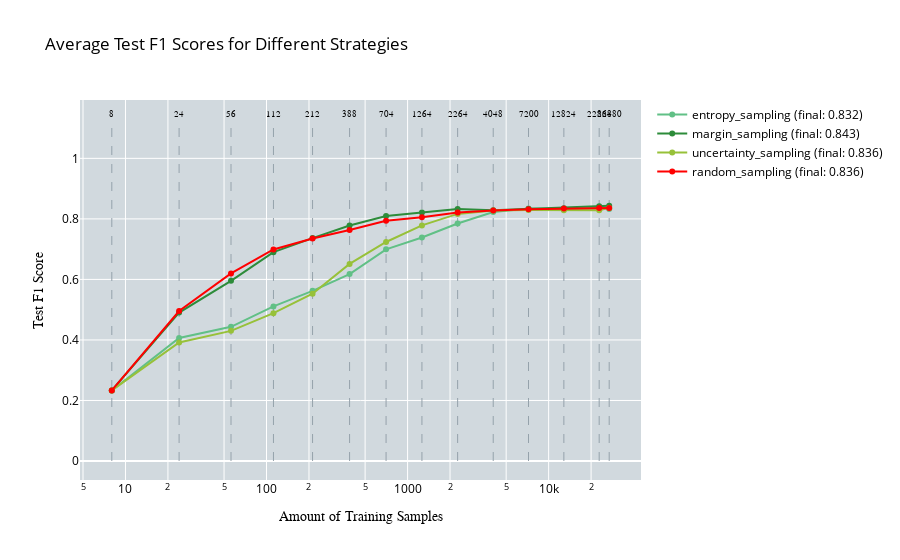

Notebook source saved alongside this figure:
### Code cell
import pickle
import numpy as np
import os
import plotly.graph_objects as go

def read_and_average_test_f1(root_folder, run_folders, filename_template, file_indices):
    """
    Reads pickle files for a specific strategy, extracts test F1 scores, and computes their average across runs.
    """
    performance_test_data_all = []

    for run_folder, file_index in zip(run_folders, file_indices):
        pickle_filename = filename_template.format(file_index)  # Dynamically generate filenames
        pickle_path = os.path.join(root_folder, run_folder, pickle_filename)
        
        print(f"Loading pickle file: {pickle_path}")
        with open(pickle_path, 'rb') as pickle_file:
            results = pickle.load(pickle_file)
            performance_test_data_all.append(results["test_f1_scores_micro"])

    # Calculate the average test F1 score across runs
    average_test_f1 = np.mean(performance_test_data_all, axis=0)
    return average_test_f1

def plot_all_test_performance(no_of_samples, performances, strategies, title, x_axes, y_axes):
    """
    Plots the average test F1 scores of multiple strategies on a single graph.
    """
    fig = go.Figure()
    fig.update_layout(plot_bgcolor='rgb(209, 217, 222)')

    # Add dashed lines for sample numbers and text labels on top of the graph
    samples_text = [str(f) for f in no_of_samples]
    for line, label in zip(no_of_samples, samples_text):
        fig.add_trace(go.Scatter(
            x=[line, line],
            y=[0, 1.12],
            mode='lines',
            line=dict(dash='dash', color='rgb(149, 162, 171)', width=1),
            showlegend=False
        ))

        fig.add_trace(go.Scatter(
            x=[line],
            y=[1.13],
            mode='text',
            marker=dict(size=0),
            text=[label],
            textposition='top center',
            showlegend=False,
            textfont=dict(family='Arial', color='black', size=8.5)
        ))

    # Define the color palette, with random sampling in red and other strategies in different shades of green
    colors = [
              'rgb(97, 192, 134)',
              'rgb(45, 140, 58)',
              'rgb(151, 193, 57)',
              'rgb(255, 0, 0)'# Red for random sampling
              ]   

    # Add traces for each strategy
    for idx, (performance, strategy) in enumerate(zip(performances, strategies)):
        # Ensure random sampling is always red (the first strategy in the list)
        color = colors[strategies.index(strategy)]
        fig.add_trace(go.Scatter(
            x=no_of_samples,
            y=performance,
            name=f"{strategy} (final: {performance[-1]:.3f})",
            marker=dict(color=color),
            textfont=dict(family="Arial", size=11),
            line=dict(width=2)
        ))

    fig.update_layout(
        title_text=str(title),
        legend=dict(font=dict(color='black')),
        title_font_color='black'
    )

    # Set the x-axis to be on a log scale
    fig.update_xaxes(
        title_text=str(x_axes),
        title_font=dict(color="black", family="Arial"),
        tickfont_color='black',
        type="log"
    )

    # Update y-axis for test F1 score
    fig.update_yaxes(
        title_text=str(y_axes),
        title_font=dict(color="black", family="Arial"),
        tickfont_color='black'
    )

    fig.show()

# Define file paths and folders for each strategy
strategies = ['entropy_sampling', 'margin_sampling', 'uncertainty_sampling', 'random_sampling']
root_folders = {
    'entropy_sampling': "/home/woody/iwfa/iwfa044h/CleanLab_Test/ActiveLearningApproaches/EOD/DInoS/multiclass/AL/ES",
    'margin_sampling': "/home/woody/iwfa/iwfa044h/CleanLab_Test/ActiveLearningApproaches/EOD/DInoS/multiclass/AL/MS",
    'uncertainty_sampling': "/home/woody/iwfa/iwfa044h/CleanLab_Test/ActiveLearningApproaches/EOD/DInoS/multiclass/AL/US",
    'random_sampling': "/home/woody/iwfa/iwfa044h/CleanLab_Test/ActiveLearningApproaches/EOD/DInoS/multiclass/RS"
}
run_folders = [f"run{i}" for i in range(1, 11)]
file_indices = list(range(42, 52))  # Updated file indices to range from 42 to 51

# Template for filenames for each strategy
filename_templates = {
    'entropy_sampling': "AL_entropy_sampling_results_for_multiclass_classification_s{}.pickle",
    'margin_sampling': "AL_margin_sampling_results_for_multiclass_classification_s{}.pickle",
    'uncertainty_sampling': "AL_uncertainty_sampling_results_for_multiclass_classification_s{}.pickle",
    'random_sampling': "random_sampling_results_for_multiclass_classification_s{}.pickle"
}

# Sample counts
no_of_samples = [8, 24, 56, 112, 212, 388, 704, 1264, 2264, 4048, 7200, 12824, 22824, 26880]

# Calculate averages for each strategy
performances = []
for strategy in strategies:
    average_f1 = read_and_average_test_f1(
        root_folder=root_folders[strategy],
        run_folders=run_folders,
        filename_template=filename_templates[strategy],
        file_indices=file_indices
    )
    performances.append(average_f1)

# Plot the results
plot_all_test_performance(
    no_of_samples, 
    performances, 
    strategies, 
    title="Average Test F1 Scores for Different Strategies",
    x_axes="Amount of Training Samples",
    y_axes="Test F1 Score"
)

### Figure 1 — Plotly figure (JSON) as saved in the notebook; plotly's stock layout.template omitted (floating-point values rounded to 4 significant figures)
{"data": [{"line": {"color": "rgb(149, 162, 171)", "dash": "dash", "width": 1}, "mode": "lines", "showlegend": false, "type": "scatter", "x": [8, 8], "y": [0, 1.12]}, {"marker": {"size": 0}, "mode": "text", "showlegend": false, "text": ["8"], "textfont": {"color": "black", "family": "Arial", "size": 8.5}, "textposition": "top center", "type": "scatter", "x": [8], "y": [1.13]}, {"line": {"color": "rgb(149, 162, 171)", "dash": "dash", "width": 1}, "mode": "lines", "showlegend": false, "type": "scatter", "x": [24, 24], "y": [0, 1.12]}, {"marker": {"size": 0}, "mode": "text", "showlegend": false, "text": ["24"], "textfont": {"color": "black", "family": "Arial", "size": 8.5}, "textposition": "top center", "type": "scatter", "x": [24], "y": [1.13]}, {"line": {"color": "rgb(149, 162, 171)", "dash": "dash", "width": 1}, "mode": "lines", "showlegend": false, "type": "scatter", "x": [56, 56], "y": [0, 1.12]}, {"marker": {"size": 0}, "mode": "text", "showlegend": false, "text": ["56"], "textfont": {"color": "black", "family": "Arial", "size": 8.5}, "textposition": "top center", "type": "scatter", "x": [56], "y": [1.13]}, {"line": {"color": "rgb(149, 162, 171)", "dash": "dash", "width": 1}, "mode": "lines", "showlegend": false, "type": "scatter", "x": [112, 112], "y": [0, 1.12]}, {"marker": {"size": 0}, "mode": "text", "showlegend": false, "text": ["112"], "textfont": {"color": "black", "family": "Arial", "size": 8.5}, "textposition": "top center", "type": "scatter", "x": [112], "y": [1.13]}, {"line": {"color": "rgb(149, 162, 171)", "dash": "dash", "width": 1}, "mode": "lines", "showlegend": false, "type": "scatter", "x": [212, 212], "y": [0, 1.12]}, {"marker": {"size": 0}, "mode": "text", "showlegend": false, "text": ["212"], "textfont": {"color": "black", "family": "Arial", "size": 8.5}, "textposition": "top center", "type": "scatter", "x": [212], "y": [1.13]}, {"line": {"color": "rgb(149, 162, 171)", "dash": "dash", "width": 1}, "mode": "lines", "showlegend": false, "type": "scatter", "x": [388, 388], "y": [0, 1.12]}, {"marker": {"size": 0}, "mode": "text", "showlegend": false, "text": ["388"], "textfont": {"color": "black", "family": "Arial", "size": 8.5}, "textposition": "top center", "type": "scatter", "x": [388], "y": [1.13]}, {"line": {"color": "rgb(149, 162, 171)", "dash": "dash", "width": 1}, "mode": "lines", "showlegend": false, "type": "scatter", "x": [704, 704], "y": [0, 1.12]}, {"marker": {"size": 0}, "mode": "text", "showlegend": false, "text": ["704"], "textfont": {"color": "black", "family": "Arial", "size": 8.5}, "textposition": "top center", "type": "scatter", "x": [704], "y": [1.13]}, {"line": {"color": "rgb(149, 162, 171)", "dash": "dash", "width": 1}, "mode": "lines", "showlegend": false, "type": "scatter", "x": [1264, 1264], "y": [0, 1.12]}, {"marker": {"size": 0}, "mode": "text", "showlegend": false, "text": ["1264"], "textfont": {"color": "black", "family": "Arial", "size": 8.5}, "textposition": "top center", "type": "scatter", "x": [1264], "y": [1.13]}, {"line": {"color": "rgb(149, 162, 171)", "dash": "dash", "width": 1}, "mode": "lines", "showlegend": false, "type": "scatter", "x": [2264, 2264], "y": [0, 1.12]}, {"marker": {"size": 0}, "mode": "text", "showlegend": false, "text": ["2264"], "textfont": {"color": "black", "family": "Arial", "size": 8.5}, "textposition": "top center", "type": "scatter", "x": [2264], "y": [1.13]}, {"line": {"color": "rgb(149, 162, 171)", "dash": "dash", "width": 1}, "mode": "lines", "showlegend": false, "type": "scatter", "x": [4048, 4048], "y": [0, 1.12]}, {"marker": {"size": 0}, "mode": "text", "showlegend": false, "text": ["4048"], "textfont": {"color": "black", "family": "Arial", "size": 8.5}, "textposition": "top center", "type": "scatter", "x": [4048], "y": [1.13]}, {"line": {"color": "rgb(149, 162, 171)", "dash": "dash", "width": 1}, "mode": "lines", "showlegend": false, "type": "scatter", "x": [7200, 7200], "y": [0, 1.12]}, {"marker": {"size": 0}, "mode": "text", "showlegend": false, "text": ["7200"], "textfont": {"color": "black", "family": "Arial", "size": 8.5}, "textposition": "top center", "type": "scatter", "x": [7200], "y": [1.13]}, {"line": {"color": "rgb(149, 162, 171)", "dash": "dash", "width": 1}, "mode": "lines", "showlegend": false, "type": "scatter", "x": [12824, 12824], "y": [0, 1.12]}, {"marker": {"size": 0}, "mode": "text", "showlegend": false, "text": ["12824"], "textfont": {"color": "black", "family": "Arial", "size": 8.5}, "textposition": "top center", "type": "scatter", "x": [12824], "y": [1.13]}, {"line": {"color": "rgb(149, 162, 171)", "dash": "dash", "width": 1}, "mode": "lines", "showlegend": false, "type": "scatter", "x": [22824, 22824], "y": [0, 1.12]}, {"marker": {"size": 0}, "mode": "text", "showlegend": false, "text": ["22824"], "textfont": {"color": "black", "family": "Arial", "size": 8.5}, "textposition": "top center", "type": "scatter", "x": [22824], "y": [1.13]}, {"line": {"color": "rgb(149, 162, 171)", "dash": "dash", "width": 1}, "mode": "lines", "showlegend": false, "type": "scatter", "x": [26880, 26880], "y": [0, 1.12]}, {"marker": {"size": 0}, "mode": "text", "showlegend": false, "text": ["26880"], "textfont": {"color": "black", "family": "Arial", "size": 8.5}, "textposition": "top center", "type": "scatter", "x": [26880], "y": [1.13]}, {"line": {"width": 2}, "marker": {"color": "rgb(97, 192, 134)"}, "name": "entropy_sampling (final: 0.832)", "textfont": {"family": "Arial", "size": 11}, "type": "scatter", "x": [8, 24, 56, 112, 212, 388, 704, 1264, 2264, 4048, 7200, 12824, 22824, 26880], "y": [0.2332, 0.4065, 0.4434, 0.5107, 0.5622, 0.6175, 0.6993, 0.7384, 0.7848, 0.8224, 0.8343, 0.832, 0.836, 0.8322]}, {"line": {"width": 2}, "marker": {"color": "rgb(45, 140, 58)"}, "name": "margin_sampling (final: 0.843)", "textfont": {"family": "Arial", "size": 11}, "type": "scatter", "x": [8, 24, 56, 112, 212, 388, 704, 1264, 2264, 4048, 7200, 12824, 22824, 26880], "y": [0.2332, 0.4904, 0.5954, 0.69, 0.7364, 0.778, 0.8091, 0.8209, 0.8328, 0.8284, 0.833, 0.8355, 0.8418, 0.8433]}, {"line": {"width": 2}, "marker": {"color": "rgb(151, 193, 57)"}, "name": "uncertainty_sampling (final: 0.836)", "textfont": {"family": "Arial", "size": 11}, "type": "scatter", "x": [8, 24, 56, 112, 212, 388, 704, 1264, 2264, 4048, 7200, 12824, 22824, 26880], "y": [0.2332, 0.3918, 0.4299, 0.4885, 0.5526, 0.6513, 0.7237, 0.7785, 0.8164, 0.8278, 0.8296, 0.8284, 0.8288, 0.8363]}, {"line": {"width": 2}, "marker": {"color": "rgb(255, 0, 0)"}, "name": "random_sampling (final: 0.836)", "textfont": {"family": "Arial", "size": 11}, "type": "scatter", "x": [8, 24, 56, 112, 212, 388, 704, 1264, 2264, 4048, 7200, 12824, 22824, 26880], "y": [0.2332, 0.4954, 0.6197, 0.6991, 0.735, 0.7632, 0.7936, 0.8054, 0.8208, 0.8277, 0.8317, 0.8341, 0.836, 0.8356]}], "layout": {"legend": {"font": {"color": "black"}}, "plot_bgcolor": "rgb(209, 217, 222)", "title": {"font": {"color": "black"}, "text": "Average Test F1 Scores for Different Strategies"}, "xaxis": {"tickfont": {"color": "black"}, "title": {"font": {"color": "black", "family": "Arial"}, "text": "Amount of Training Samples"}, "type": "log"}, "yaxis": {"tickfont": {"color": "black"}, "title": {"font": {"color": "black", "family": "Arial"}, "text": "Test F1 Score"}}}}
